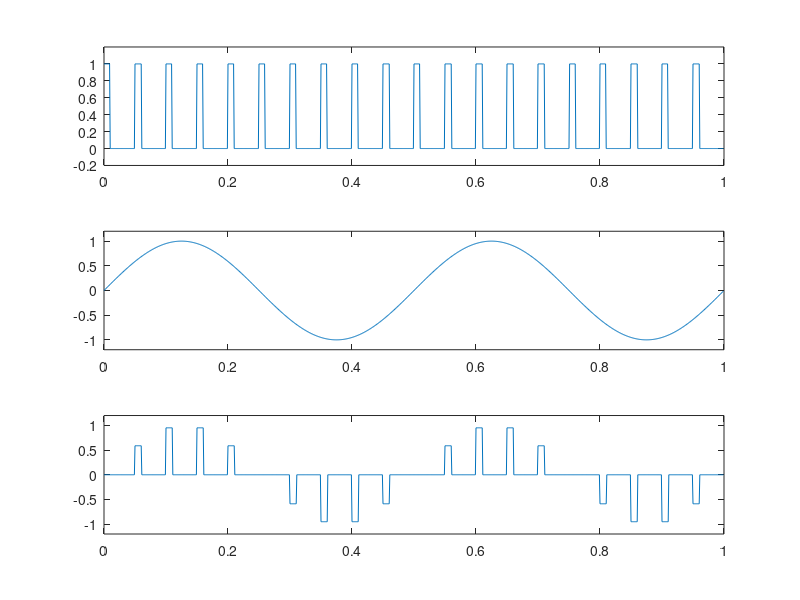

This figure's MATLAB source:
% this file generates PAM signal
% 
% Created By: JCBRO Labs
% Date: 29/04/2017
% website: www.jcbrolabs.org
% mail: jcbrolabs@gmail.com
close all; clear all;

fc = 20;    %carrier frequency
fm = 2;     % message frequency
fs = 1000;  % sampling frequency
t = 1;  
n = [0:1/fs:t];
n = n(1:end - 1);
duty = 20;
s = square(2*pi*fc*n,duty);
s(find(s<0)) = 0;
m = sin(2*pi*fm*n);
period_samp = length(n)/fc;
ind = [1:period_samp:length(n)];
on_samp = ceil(period_samp * duty/100);
pam = zeros(1,length(n));
for i = 1 : length(ind)
   pam(ind(i):ind(i) + on_samp) = m(ind(i));
end

subplot(3,1,1);plot(n,s);ylim([-0.2 1.2]);
subplot(3,1,2);plot(n,m);ylim([-1.2 1.2]);
subplot(3,1,3);plot(n,pam);ylim([-1.2 1.2]);